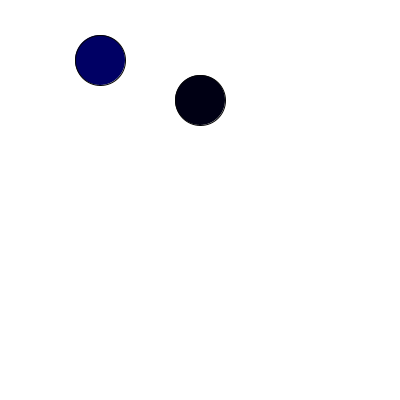
Frame 1 (no input)
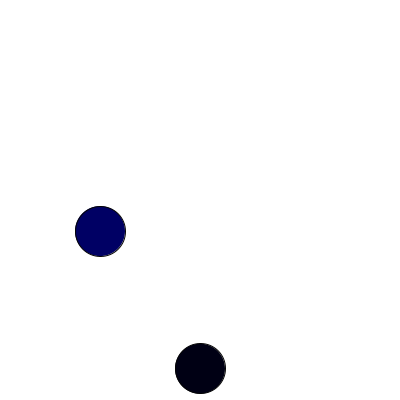
Frame 60 (the mouse pressed at the canvas centre just before this capture)
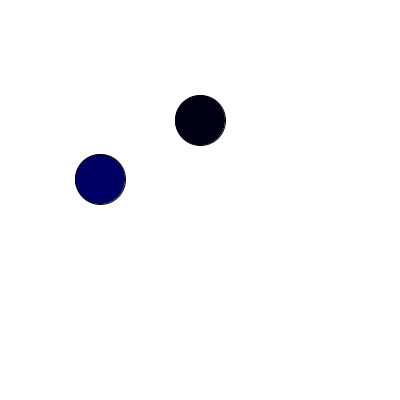
Frame 120 (the mouse held since frame 60 and released just before this capture)

The Processing sketch that drew these frames (run headless with seeded random() and noise(); from frame 60 on, the mouse is pressed at the canvas centre):

// Processing sketch: Object_examples3
// ── Object_examples3.pde
//initialise class
Ball myBall;
Ball myBall2;


//void setup and screen size
void setup(){
  size(400,400);
  myBall = new Ball(width/4, height*0.15, 100, 0.1);
  myBall2 = new Ball(width/2, height*0.25, 20, 0.2);
}

//void draw
void draw(){
  background(255);
  myBall.display();
  myBall.move();
    myBall2.display();
  myBall2.move();

}    //background

// ── Ball.pde
//Name
class Ball {

//Data
color c; 
float x;
float y;
float speed = 0;
float gravity; 


//Constructor
Ball(float tempX, float tempY, color tempColor,float tempgravity) {

   x = tempX;
   y = tempY;
   c = tempColor; 
   gravity = tempgravity;  
   
   
 
}


//Functionality

  //display
  void display(){
  
    fill(0,0,c);
    stroke(5);
    ellipse(x, y, 50, 50); 
  
  }
  
  //move
  void move(){
    
    //vertical motion
    y = y + speed;
    //gravity effect
    speed = speed + gravity;
    
      //bouncing
      if (y > height) {
        speed = speed * -0.95;
        y = height;
      }
    
  
  }  
    //flip on edges


//end of class
}
